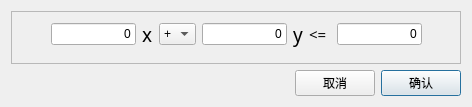
<?xml version="1.0" encoding="UTF-8"?>
<ui version="4.0">
 <class>addConstraints</class>
 <widget class="QDialog" name="addConstraints">
  <property name="geometry">
   <rect>
    <x>0</x>
    <y>0</y>
    <width>472</width>
    <height>107</height>
   </rect>
  </property>
  <property name="sizePolicy">
   <sizepolicy hsizetype="Fixed" vsizetype="Fixed">
    <horstretch>0</horstretch>
    <verstretch>0</verstretch>
   </sizepolicy>
  </property>
  <property name="windowTitle">
   <string>添加约束...</string>
  </property>
  <layout class="QGridLayout" name="gridLayout">
   <item row="1" column="2">
    <widget class="QPushButton" name="ensureButton">
     <property name="sizePolicy">
      <sizepolicy hsizetype="Maximum" vsizetype="Fixed">
       <horstretch>0</horstretch>
       <verstretch>0</verstretch>
      </sizepolicy>
     </property>
     <property name="text">
      <string>确认</string>
     </property>
    </widget>
   </item>
   <item row="1" column="1">
    <widget class="QPushButton" name="cancelButton">
     <property name="sizePolicy">
      <sizepolicy hsizetype="Maximum" vsizetype="Fixed">
       <horstretch>0</horstretch>
       <verstretch>0</verstretch>
      </sizepolicy>
     </property>
     <property name="text">
      <string>取消</string>
     </property>
    </widget>
   </item>
   <item row="0" column="0" colspan="3">
    <widget class="QFrame" name="frame">
     <property name="frameShape">
      <enum>QFrame::StyledPanel</enum>
     </property>
     <property name="frameShadow">
      <enum>QFrame::Raised</enum>
     </property>
     <widget class="QWidget" name="">
      <property name="geometry">
       <rect>
        <x>40</x>
        <y>10</y>
        <width>371</width>
        <height>27</height>
       </rect>
      </property>
      <layout class="QHBoxLayout" name="horizontalLayout">
       <item>
        <widget class="QLineEdit" name="xCoedLineEdit">
         <property name="text">
          <string>0</string>
         </property>
         <property name="alignment">
          <set>Qt::AlignRight|Qt::AlignTrailing|Qt::AlignVCenter</set>
         </property>
        </widget>
       </item>
       <item>
        <widget class="QLabel" name="label_4">
         <property name="sizePolicy">
          <sizepolicy hsizetype="Maximum" vsizetype="Maximum">
           <horstretch>0</horstretch>
           <verstretch>0</verstretch>
          </sizepolicy>
         </property>
         <property name="font">
          <font>
           <family>cmmi10</family>
           <pointsize>14</pointsize>
          </font>
         </property>
         <property name="text">
          <string>x</string>
         </property>
        </widget>
       </item>
       <item>
        <widget class="QComboBox" name="firstComboBox">
         <item>
          <property name="text">
           <string>+</string>
          </property>
         </item>
         <item>
          <property name="text">
           <string>-</string>
          </property>
         </item>
        </widget>
       </item>
       <item>
        <widget class="QLineEdit" name="yCoefLineEdit">
         <property name="text">
          <string>0</string>
         </property>
         <property name="alignment">
          <set>Qt::AlignRight|Qt::AlignTrailing|Qt::AlignVCenter</set>
         </property>
        </widget>
       </item>
       <item>
        <widget class="QLabel" name="label_5">
         <property name="sizePolicy">
          <sizepolicy hsizetype="Maximum" vsizetype="Maximum">
           <horstretch>0</horstretch>
           <verstretch>0</verstretch>
          </sizepolicy>
         </property>
         <property name="font">
          <font>
           <family>cmmi10</family>
           <pointsize>14</pointsize>
          </font>
         </property>
         <property name="text">
          <string>y</string>
         </property>
        </widget>
       </item>
       <item>
        <widget class="QLabel" name="label_6">
         <property name="sizePolicy">
          <sizepolicy hsizetype="Maximum" vsizetype="Maximum">
           <horstretch>0</horstretch>
           <verstretch>0</verstretch>
          </sizepolicy>
         </property>
         <property name="font">
          <font>
           <family>Abyssinica SIL</family>
           <pointsize>11</pointsize>
          </font>
         </property>
         <property name="text">
          <string>&lt;= </string>
         </property>
        </widget>
       </item>
       <item>
        <widget class="QLineEdit" name="biasLineEdit">
         <property name="text">
          <string>0</string>
         </property>
         <property name="alignment">
          <set>Qt::AlignRight|Qt::AlignTrailing|Qt::AlignVCenter</set>
         </property>
        </widget>
       </item>
      </layout>
     </widget>
     <zorder></zorder>
     <zorder>biasLineEdit</zorder>
     <zorder>biasLineEdit</zorder>
    </widget>
   </item>
  </layout>
 </widget>
 <resources/>
 <connections/>
</ui>
